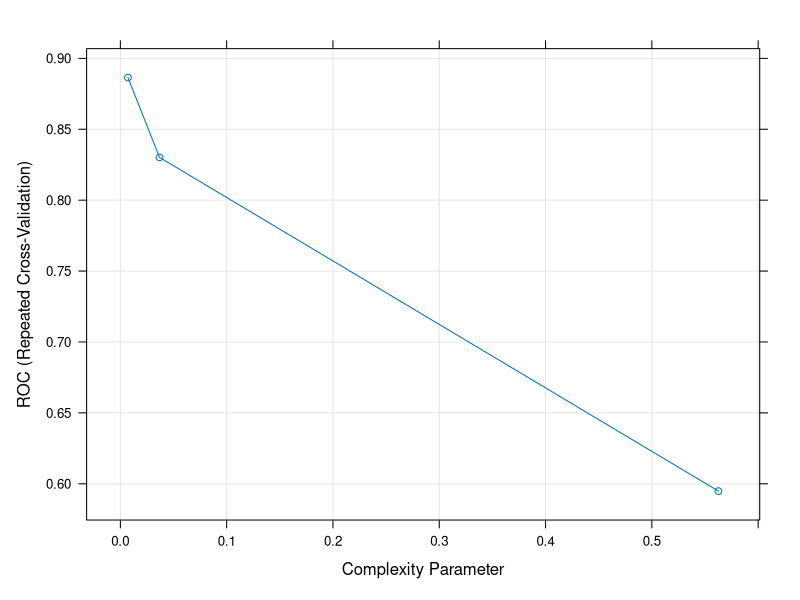

Reproduce this figure in R. (Note: this script raises an error after producing the figure.)
## ---- chunk 1
D1 <- read.csv("drop-out.csv", header = TRUE)
## ---- chunk 2
library(dplyr)

SAMPLE <- data.frame(sample(unique(D1$student_id), 511))
names(SAMPLE) <- c("student_id")

TRAIN1 <- inner_join(D1, SAMPLE, by = "student_id")
TEST1 <- anti_join(D1, SAMPLE, by = "student_id")


## ---- chunk 3
 
## ---- chunk 4

## ---- chunk 5
library(caret)

TRAIN2 <- TRAIN1[,c(2:10)] #Remove the student_id variable that we do not want to use in the model

#Define the control elements we would like to use
ctrl <- trainControl(method = "repeatedcv", #Tell caret to perform 10-fold cross validation
                repeats = 3, #Tell caret to repeat each fold three times
                classProbs = TRUE, #Calculate class probabilities for ROC calculation
                summaryFunction = twoClassSummary)

#Define the model
cartFit <- train(complete ~ ., #Define which variable to predict 
                data = TRAIN2, #Define the data set to train the model on
                trControl = ctrl, #Tell caret the control elements (EG - the cross validation)
                method = "rpart", #Define the model type
                metric = "ROC", #Tell caret to calculate the ROC curve
                preProc = c("center", "scale")) #Center and scale the data to minimize the 

#Check the results
cartFit
                
#Plot ROC against complexity 
plot(cartFit)

## ---- chunk 6
TEST2 <- TEST1[,c(2:10)] #Remove the student_id variable that we do not want to use in the model

#Generate prediction using previously trained model
cartClasses <- predict(cartFit, newdata = TEST2)

#Generate model statistics
confusionMatrix(data = cartClasses, TEST2$complete)

## ---- chunk 7
ctrl <- trainControl(method = "repeatedcv",
                repeats = 3,
                classProbs = TRUE,
                summaryFunction = twoClassSummary)

j48Fit <- train(complete ~ .,
                data = TRAIN2,
                trControl = ctrl,
                method = "J48",
                metric = "ROC",
                preProc = c("center", "scale"))

j48Fit

plot(j48Fit)
## ---- chunk 8

j48Classes <- predict(j48Fit, newdata = TEST2)

confusionMatrix(data = j48Classes, TEST2$complete)

## ---- chunk 9
ctrl <- trainControl(method = "repeatedcv",
                repeats = 3,
                classProbs = TRUE,
                summaryFunction = twoClassSummary)

ctreeFit <- train(complete ~ .,
                data = TRAIN2,
                trControl = ctrl,
                method = "ctree",
                metric = "ROC",
                preProc = c("center", "scale"))

ctreeFit

plot(ctreeFit)
## ---- chunk 10
c50Fit <- train(complete ~ .,
                data = TRAIN2,
                trControl = ctrl,
                method = "C5.0",
                metric = "ROC",
                preProc = c("center", "scale"))

c50Fit

plot(c50Fit)

c50Classes <- predict(c50Fit, newdata = TEST2)

confusionMatrix(data = c50Classes, TEST2$complete)
## ---- chunk 11
resamps <- resamples(list(cart = cartFit, jfoureight = j48Fit, cfiveo = c50Fit))
summary(resamps)
